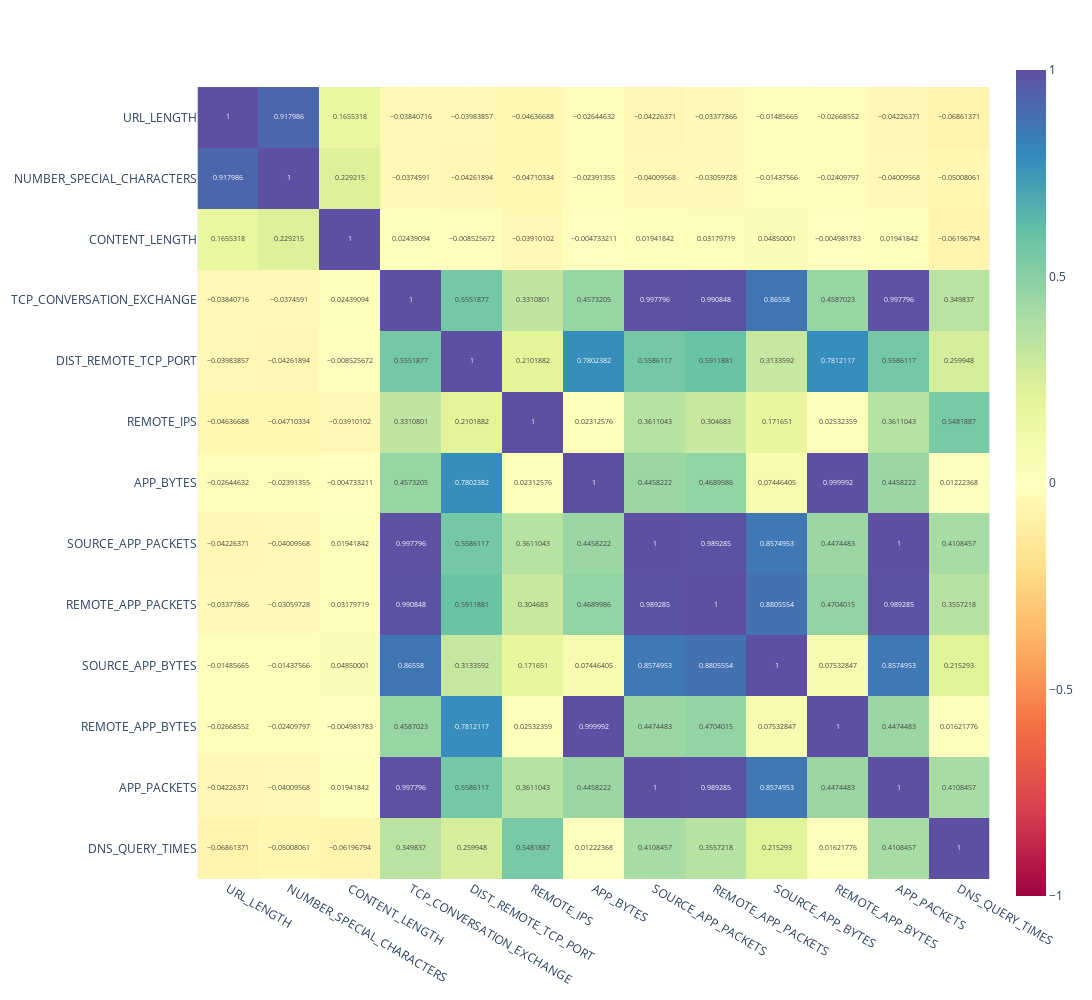

Notebook cell for this chart:
### Code cell
import plotly.express as px
graph_ = px.imshow(df.corr(),
                text_auto=True,
                color_continuous_scale="Spectral",
                zmin=-1, 
                zmax=1,
                width = 1300, 
                height = 1000,
               )
graph_.show()

### Figure 1 — Plotly figure (JSON) as saved in the notebook; plotly's stock layout.template omitted (floating-point values rounded to 4 significant figures; data arrays with more than 128 entries replaced by an {"elided": "..."} marker saying what was removed)
{"data": [{"coloraxis": "coloraxis", "hovertemplate": "x: %{x}<br>y: %{y}<br>color: %{z}<extra></extra>", "name": "0", "texttemplate": "%{z}", "type": "heatmap", "x": ["URL_LENGTH", "NUMBER_SPECIAL_CHARACTERS", "CONTENT_LENGTH", "TCP_CONVERSATION_EXCHANGE", "DIST_REMOTE_TCP_PORT", "REMOTE_IPS", "APP_BYTES", "SOURCE_APP_PACKETS", "REMOTE_APP_PACKETS", "SOURCE_APP_BYTES", "REMOTE_APP_BYTES", "APP_PACKETS", "DNS_QUERY_TIMES"], "xaxis": "x", "y": ["URL_LENGTH", "NUMBER_SPECIAL_CHARACTERS", "CONTENT_LENGTH", "TCP_CONVERSATION_EXCHANGE", "DIST_REMOTE_TCP_PORT", "REMOTE_IPS", "APP_BYTES", "SOURCE_APP_PACKETS", "REMOTE_APP_PACKETS", "SOURCE_APP_BYTES", "REMOTE_APP_BYTES", "APP_PACKETS", "DNS_QUERY_TIMES"], "yaxis": "y", "z": {"elided": "13x13 float values"}}], "layout": {"coloraxis": {"cmax": 1, "cmin": -1, "colorscale": [[0, "rgb(158,1,66)"], [0.1, "rgb(213,62,79)"], [0.2, "rgb(244,109,67)"], [0.3, "rgb(253,174,97)"], [0.4, "rgb(254,224,139)"], [0.5, "rgb(255,255,191)"], [0.6, "rgb(230,245,152)"], [0.7, "rgb(171,221,164)"], [0.8, "rgb(102,194,165)"], [0.9, "rgb(50,136,189)"], [1, "rgb(94,79,162)"]]}, "height": 1000, "margin": {"t": 60}, "width": 1300, "xaxis": {"anchor": "y", "constrain": "domain", "domain": [0, 1], "scaleanchor": "y"}, "yaxis": {"anchor": "x", "autorange": "reversed", "constrain": "domain", "domain": [0, 1]}}}
